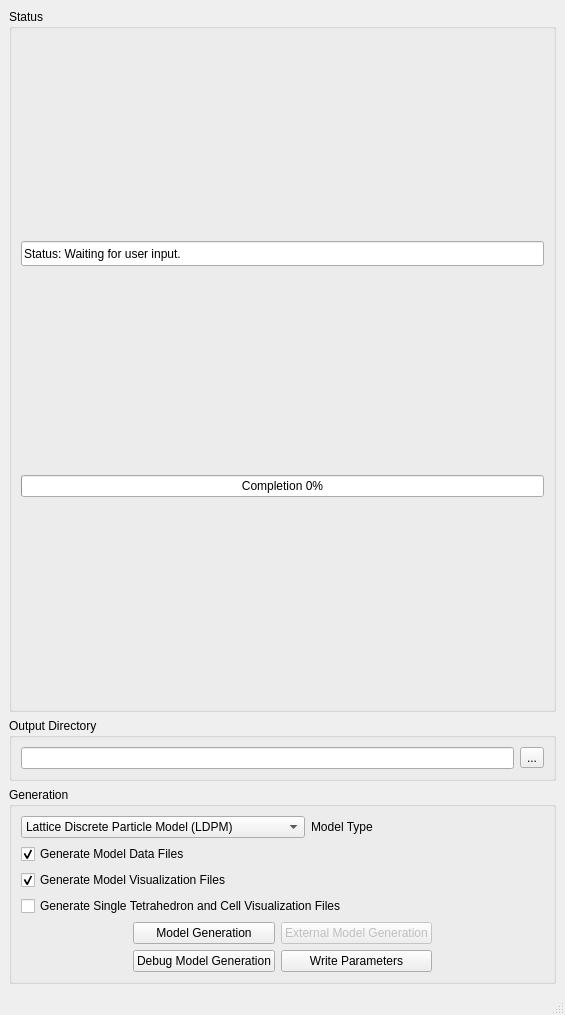
<?xml version="1.0" encoding="UTF-8"?>
<ui version="4.0">
 <class>MainWindow</class>
 <widget class="QMainWindow" name="MainWindow">
  <property name="geometry">
   <rect>
    <x>0</x>
    <y>0</y>
    <width>565</width>
    <height>1015</height>
   </rect>
  </property>
  <property name="sizePolicy">
   <sizepolicy hsizetype="Expanding" vsizetype="Minimum">
    <horstretch>0</horstretch>
    <verstretch>0</verstretch>
   </sizepolicy>
  </property>
  <property name="minimumSize">
   <size>
    <width>0</width>
    <height>0</height>
   </size>
  </property>
  <property name="windowTitle">
   <string>MainWindow</string>
  </property>
  <widget class="QWidget" name="centralwidget">
   <property name="sizePolicy">
    <sizepolicy hsizetype="Expanding" vsizetype="MinimumExpanding">
     <horstretch>0</horstretch>
     <verstretch>0</verstretch>
    </sizepolicy>
   </property>
   <property name="minimumSize">
    <size>
     <width>0</width>
     <height>0</height>
    </size>
   </property>
   <layout class="QGridLayout" name="gridLayout_5">
    <item row="1" column="0">
     <widget class="QGroupBox" name="groupBox_2">
      <property name="title">
       <string>Output Directory</string>
      </property>
      <layout class="QGridLayout" name="gridLayout_2">
       <item row="0" column="0">
        <layout class="QHBoxLayout" name="horizontalLayout_2">
         <item>
          <widget class="QLineEdit" name="outputDir">
           <property name="enabled">
            <bool>true</bool>
           </property>
           <property name="readOnly">
            <bool>false</bool>
           </property>
          </widget>
         </item>
         <item>
          <widget class="QToolButton" name="readDirButton">
           <property name="enabled">
            <bool>true</bool>
           </property>
           <property name="text">
            <string notr="true">...</string>
           </property>
          </widget>
         </item>
        </layout>
       </item>
      </layout>
     </widget>
    </item>
    <item row="0" column="0">
     <widget class="QGroupBox" name="groupBox">
      <property name="title">
       <string>Status</string>
      </property>
      <layout class="QGridLayout" name="gridLayout">
       <item row="0" column="0">
        <widget class="QLineEdit" name="statusWindow">
         <property name="enabled">
          <bool>true</bool>
         </property>
         <property name="sizePolicy">
          <sizepolicy hsizetype="Expanding" vsizetype="MinimumExpanding">
           <horstretch>0</horstretch>
           <verstretch>0</verstretch>
          </sizepolicy>
         </property>
         <property name="minimumSize">
          <size>
           <width>0</width>
           <height>25</height>
          </size>
         </property>
         <property name="maximumSize">
          <size>
           <width>16777215</width>
           <height>25</height>
          </size>
         </property>
         <property name="cursor">
          <cursorShape>BlankCursor</cursorShape>
         </property>
         <property name="text">
          <string>Status: Waiting for user input.</string>
         </property>
         <property name="frame">
          <bool>true</bool>
         </property>
         <property name="readOnly">
          <bool>true</bool>
         </property>
        </widget>
       </item>
       <item row="1" column="0">
        <widget class="QProgressBar" name="progressBar">
         <property name="sizePolicy">
          <sizepolicy hsizetype="Expanding" vsizetype="Fixed">
           <horstretch>0</horstretch>
           <verstretch>0</verstretch>
          </sizepolicy>
         </property>
         <property name="minimumSize">
          <size>
           <width>0</width>
           <height>20</height>
          </size>
         </property>
         <property name="value">
          <number>0</number>
         </property>
         <property name="textVisible">
          <bool>true</bool>
         </property>
         <property name="format">
          <string>Completion %p%</string>
         </property>
        </widget>
       </item>
      </layout>
     </widget>
    </item>
    <item row="2" column="0">
     <widget class="QGroupBox" name="groupBox_3">
      <property name="title">
       <string>Generation</string>
      </property>
      <layout class="QGridLayout" name="gridLayout_3">
       <item row="0" column="0" colspan="3">
        <layout class="QHBoxLayout" name="horizontalLayout">
         <item>
          <widget class="QComboBox" name="modelType">
           <item>
            <property name="text">
             <string>Lattice Discrete Particle Model (LDPM)</string>
            </property>
           </item>
           <item>
            <property name="text">
             <string>Confinement Shear Lattice (CSL) - LDPM Style </string>
            </property>
           </item>
          </widget>
         </item>
         <item>
          <widget class="QLabel" name="label">
           <property name="text">
            <string>Model Type</string>
           </property>
          </widget>
         </item>
        </layout>
       </item>
       <item row="1" column="0" colspan="2">
        <widget class="QCheckBox" name="dataFilesGen">
         <property name="enabled">
          <bool>true</bool>
         </property>
         <property name="text">
          <string>Generate Model Data Files</string>
         </property>
         <property name="checked">
          <bool>true</bool>
         </property>
         <property name="tristate">
          <bool>false</bool>
         </property>
        </widget>
       </item>
       <item row="2" column="0" colspan="2">
        <widget class="QCheckBox" name="visFilesGen">
         <property name="enabled">
          <bool>true</bool>
         </property>
         <property name="text">
          <string>Generate Model Visualization Files</string>
         </property>
         <property name="checked">
          <bool>true</bool>
         </property>
         <property name="tristate">
          <bool>false</bool>
         </property>
        </widget>
       </item>
       <item row="3" column="0" colspan="3">
        <widget class="QCheckBox" name="singleTetGen">
         <property name="enabled">
          <bool>true</bool>
         </property>
         <property name="text">
          <string>Generate Single Tetrahedron and Cell Visualization Files</string>
         </property>
         <property name="checked">
          <bool>false</bool>
         </property>
         <property name="tristate">
          <bool>false</bool>
         </property>
        </widget>
       </item>
       <item row="4" column="0" rowspan="2" colspan="3" alignment="Qt::AlignHCenter">
        <layout class="QGridLayout" name="generationButtonsGrid">
         <item row="0" column="0">
          <widget class="QPushButton" name="generateFast">
           <property name="sizePolicy">
            <sizepolicy hsizetype="Preferred" vsizetype="Fixed">
             <horstretch>0</horstretch>
             <verstretch>0</verstretch>
            </sizepolicy>
           </property>
           <property name="minimumSize">
            <size>
             <width>100</width>
             <height>20</height>
            </size>
           </property>
           <property name="text">
            <string>Model Generation</string>
           </property>
           <property name="autoDefault">
            <bool>false</bool>
           </property>
          </widget>
         </item>
         <item row="0" column="1">
          <widget class="QPushButton" name="externalGenerate">
           <property name="enabled">
            <bool>false</bool>
           </property>
           <property name="sizePolicy">
            <sizepolicy hsizetype="Preferred" vsizetype="Fixed">
             <horstretch>0</horstretch>
             <verstretch>0</verstretch>
            </sizepolicy>
           </property>
           <property name="minimumSize">
            <size>
             <width>100</width>
             <height>20</height>
            </size>
           </property>
           <property name="text">
            <string>External Model Generation</string>
           </property>
           <property name="autoDefault">
            <bool>false</bool>
           </property>
          </widget>
         </item>
         <item row="1" column="0">
          <widget class="QPushButton" name="generate">
           <property name="sizePolicy">
            <sizepolicy hsizetype="Preferred" vsizetype="Fixed">
             <horstretch>0</horstretch>
             <verstretch>0</verstretch>
            </sizepolicy>
           </property>
           <property name="minimumSize">
            <size>
             <width>100</width>
             <height>20</height>
            </size>
           </property>
           <property name="text">
            <string>Debug Model Generation</string>
           </property>
           <property name="autoDefault">
            <bool>false</bool>
           </property>
          </widget>
         </item>
         <item row="1" column="1">
          <widget class="QPushButton" name="writePara">
           <property name="enabled">
            <bool>true</bool>
           </property>
           <property name="sizePolicy">
            <sizepolicy hsizetype="Preferred" vsizetype="Fixed">
             <horstretch>0</horstretch>
             <verstretch>0</verstretch>
            </sizepolicy>
           </property>
           <property name="minimumSize">
            <size>
             <width>100</width>
             <height>20</height>
            </size>
           </property>
           <property name="text">
            <string>Write Parameters</string>
           </property>
           <property name="autoDefault">
            <bool>false</bool>
           </property>
          </widget>
         </item>
        </layout>
       </item>
      </layout>
     </widget>
    </item>
   </layout>
  </widget>
  <widget class="QMenuBar" name="menubar">
   <property name="geometry">
    <rect>
     <x>0</x>
     <y>0</y>
     <width>565</width>
     <height>21</height>
    </rect>
   </property>
  </widget>
  <widget class="QStatusBar" name="statusbar"/>
 </widget>
 <resources/>
 <connections/>
</ui>
